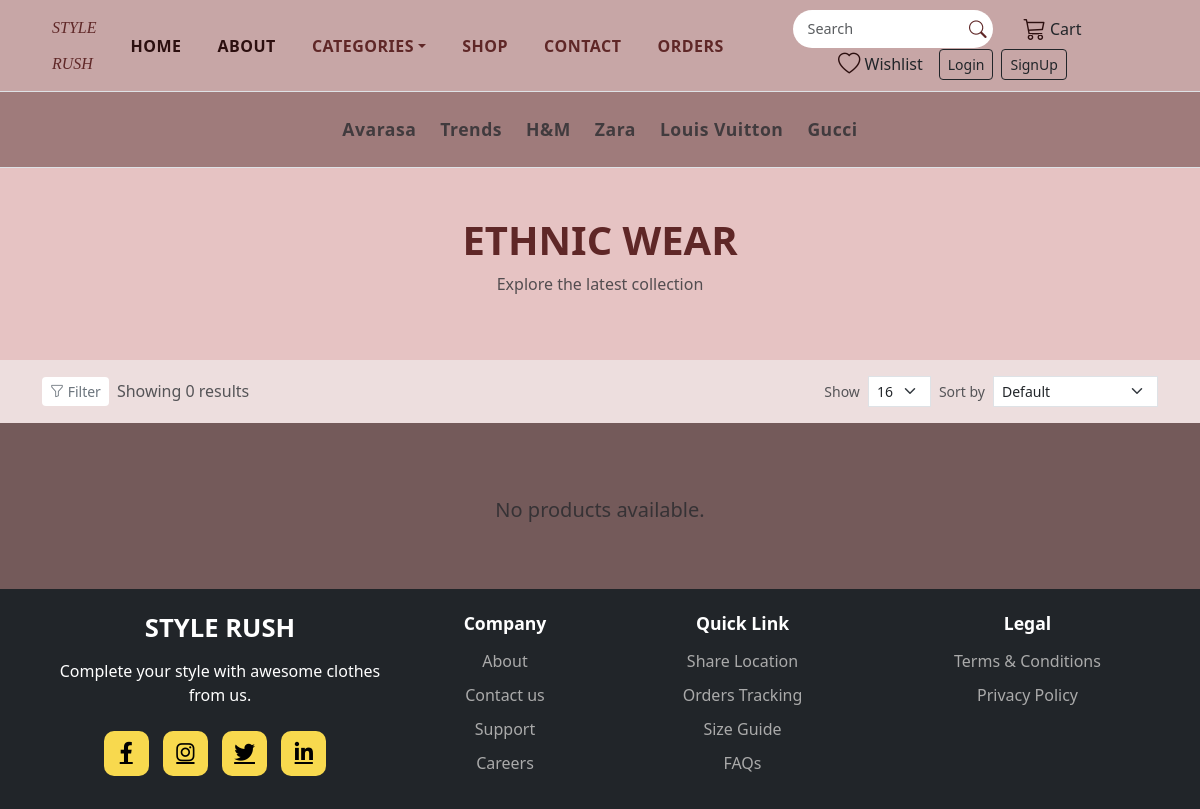
Page /products/category/1/ on the committed database.
### product/models.py (models this page shows, shortened)
class Brand(models.Model):
    name = models.CharField(max_length=100)
    logo = models.ImageField(upload_to='brands/', blank=True, null=True)
    website = models.URLField(blank=True, null=True)

class Category(models.Model):
    name = models.CharField(max_length=100)
    image = models.ImageField(upload_to='categories/', blank=True, null=True)

### product/views.py (the view)
# urls.py: path('products/category/<int:category_id>/', product_list, name='products_by_category'),
def product_list(request, category_id=None):
    brands = Brand.objects.all()
    categories = Category.objects.all()
    category = None
    products = Product.objects.all().select_related('category', 'brand').prefetch_related('variants__discount')
    if category_id:
        category = get_object_or_404(Category, id=category_id)
        products = products.filter(category=category)
    q = request.GET.get('q')
    if q:
        products = products.filter(name__icontains=q)
    products = products.annotate(min_price=Min('variants__price'))
    sort_option = request.GET.get('sort', 'default')
    if sort_option == 'Price: Low to High':
        products = products.order_by('min_price')
    elif sort_option == 'Price: High to Low':
        products = products.order_by('-min_price')
    elif sort_option == 'Newest':
        products = products.order_by('-created_at')
    else:
        products = products.order_by('id')
    show_option = request.GET.get('show', '16')
    if show_option == 'All':
        paginator = Paginator(products, products.count() or 1)
    else:
        paginator = Paginator(products, int(show_option))
    page_number = request.GET.get('page')
    page_obj = paginator.get_page(page_number)
    wishlist_items = []
    if request.user.is_authenticated:
        wishlist_items = Wishlist.objects.filter(user=request.user).values_list('variant', flat=True)
    return render(request, 'user/products.html', {
        'brands': brands,
        'categories': categories,
        'category': category,
        'products': page_obj,
        'sort_option': sort_option,
        'show_option': show_option,
        'wishlist_items': wishlist_items,
    })

### templates/user/products.html (shortened to what this page needs)
{% extends "user/base.html" %}
{% load static %}
{% block 'css' %}<link rel="stylesheet" href="{% static 'css/products.css' %}">{% endblock %}
{% block 'content' %}
{% include "includes/navbar.html" %}
<section class="brands text-center py-4 border-top border-bottom">
	<div class="container d-flex flex-wrap justify-content-center align-items-center gap-4">
		{% for brand in brands %}
            <a href="{% url 'products_by_brand' brand.id %}">
                {% if brand.logo %}
                    <img src="{{ brand.logo.url }}" class="brand-logo" alt="{{ brand.name }}" width="120">
                {% else %}
                    <span class="text-muted">{{ brand.name }}</span>
                {% endif %}
            </a>
        {% empty %}
            <p class="text-muted">No brands available.</p>
        {% endfor %}
	</div>
</section>
<section class="category-banner text-center py-5">
	<div class="container">
		<h1 class="fw-bold">{{ category.name|default:"All Products" }}</h1>
		<p class="text-muted">Explore the latest collection</p>
	</div>
</section>
<section class="filter-bar py-3">
	<div class="container d-flex justify-content-between align-items-center flex-wrap">
		<div class="d-flex align-items-center gap-2">
			<button class="btn btn-outline-secondary btn-sm">
				<i class="bi bi-funnel"></i> Filter
			</button>
			<span class="text-muted">
				Showing {{ products.paginator.count }} results
			</span>
		</div>
		<form method="get" class="d-flex align-items-center gap-2">
			<label for="show" class="text-muted small">Show</label>
			<select name="show" id="show" class="form-select form-select-sm w-auto" onchange="this.form.submit()">
				<option value="16" {% if show_option == '16' %}selected{% endif %}>16</option>
			</select>
			<label for="sort" class="text-muted small">Sort by</label>
			<select name="sort" id="sort" class="form-select form-select-sm w-auto" onchange="this.form.submit()">
				<option {% if sort_option == 'default' %}selected{% endif %}>Default</option>
			</select>
		</form>
	</div>
</section>
<section class="products-section py-5">
	<div class="container">
		<div class="row g-4">
			{% for product in products %}
				{% with variant=product.variants.first %}
				<div class="col-md-3 col-sm-6">
					<div class="card product-card h-100 border-0 shadow-sm">
						<div class="position-relative">
							{% if variant.image %}
								<img src="{{ variant.image.url }}" class="card-img-top" alt="{{ product.name }}">
							{% elif product.image %}
								<img src="{{ product.image.url }}" class="card-img-top" alt="{{ product.name }}">
							{% else %}
								<img src="{% static 'images/placeholder.jpg' %}" class="card-img-top" alt="{{ product.name }}">
							{% endif %}
							{% if variant.has_active_discount %}
								<span class="badge bg-danger position-absolute top-0 start-0 m-2">
									-{{ variant.discount.percent|floatformat:0 }}%
								</span>
							{% endif %}
							{% if variant %}
								{% if user.is_authenticated %}
									{% if variant.id in wishlist_items %}
										<a href="{% url 'remove_from_wishlist' variant.id %}" class="wishlist-btn position-absolute top-0 end-0 m-2 text-danger">
											<i class="bi bi-heart-fill fs-5"></i>
										</a>
									{% else %}
										<a href="{% url 'add_to_wishlist' variant.id %}" class="wishlist-btn position-absolute top-0 end-0 m-2 text-secondary">
											<i class="bi bi-heart fs-5"></i>
										</a>
									{% endif %}
								{% else %}
									<a href="{% url 'login' %}" class="wishlist-btn position-absolute top-0 end-0 m-2 text-secondary">
										<i class="bi bi-heart fs-5"></i>
									</a>
								{% endif %}
							{% endif %}
						</div>
						<div class="card-body text-center">
							<h5 class="fw-bold text-dark">{{ product.name }}</h5>
							<p class="text-muted small mb-2">{{ product.category.name }}</p>
							{% if variant.has_active_discount %}
								<p class="fw-semibold mb-2">
									<span class="text-danger">₹{{ variant.get_discounted_price }}</span>
									<span class="text-muted text-decoration-line-through">₹{{ variant.price }}</span>
								</p>
							{% else %}
								<p class="fw-semibold mb-2">₹{{ variant.price }}</p>
							{% endif %}
							<a href="{% url 'product_detail' product.id %}" class="btn btn-dark btn-sm w-100">
								View Details
							</a>
						</div>
					</div>
				</div>
				{% endwith %}
			{% empty %}
				<div class="col-12 text-center mt-5">
					<p class="text-muted fs-5">No products available.</p>
				</div>
			{% endfor %}
		</div>
	</div>
</section>
{% include "includes/footer.html" %}
{% endblock %}

### static/css/base.css (style rules this page uses)
html, body { max-width: 100%; overflow-x: hidden !important; background-color: #916d6d; }
.hero, .brands, .featured, .category, .subscribe { overflow-x: hidden; }

### static/css/products.css (style rules this page uses)
.brands { background-color: #9f7b7b; padding: 40px 0; display: flex; justify-content: center; align-items: center; }
.brands .container { display: flex; flex-wrap: wrap; justify-content: center; align-items: center; gap: 40px; }
.brands a { text-decoration: none; color: #fff; font-weight: 600; font-size: 1.1rem; letter-spacing: 0.5px; transition: color 0.3s ease; }
.category-banner { background: #e6c3c3; color: #5f2727; }
.category-banner h1 { font-weight: 800; font-size: 2.5rem; text-transform: uppercase; }
.filter-bar { position: sticky; top: 0; z-index: 10; background-color: #eddede; }
.filter-bar .btn-outline-secondary { border: none; background: #fff; }
.filter-bar select { border-radius: 0; }
.products-section { background-color: #745a5a; }

### rows in the picture
Brand: name "Avarasa"
Brand: name "Trends"
Brand: name "H&M"
Brand: name "Zara"
Brand: name "Louis Vuitton"
Brand: name "Gucci"
Category: name "ETHNIC WEAR"

### other values in the picture
{{ products.paginator.count }} "0"
